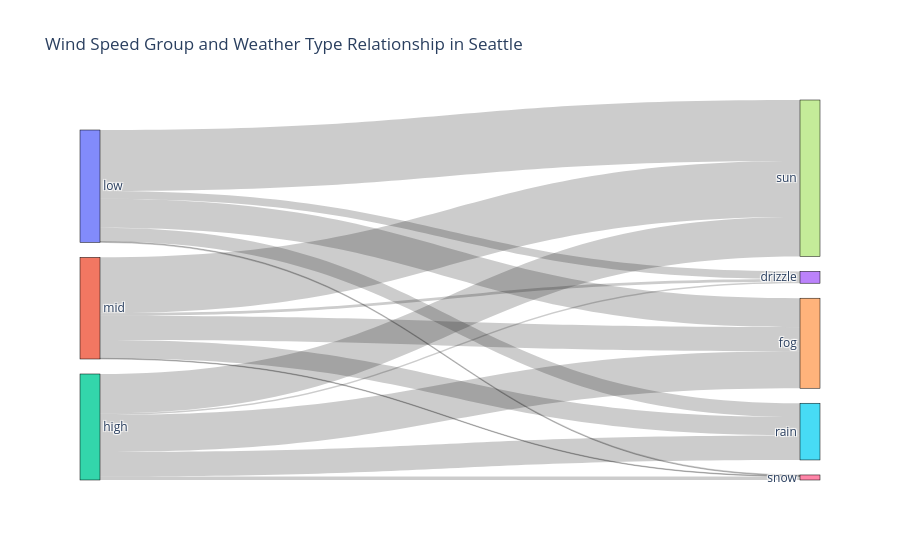

Notebook code for this chart:
### Code cell
# Create label mappings
wind_labels = ['low', 'mid', 'high']
weather_labels = ['drizzle', 'fog', 'rain', 'snow', 'sun']
all_labels = wind_labels + weather_labels

# Create index mappings
wind_to_index = {label: i for i, label in enumerate(wind_labels)}
weather_to_index = {label: i + len(wind_labels) for i, label in enumerate(weather_labels)}

# Create the Sankey diagram
fig = go.Figure(data=[go.Sankey(
    node=dict(
        pad=15,
        thickness=20,
        line=dict(color="black", width=0.5),
        label=all_labels
    ),
    link=dict(
        source=counts['wind_group'].map(wind_to_index),
        target=counts['weather'].map(weather_to_index),
        value=counts['count']
    )
)])

fig.update_layout(title_text="Wind Speed Group and Weather Type Relationship in Seattle")
fig.show()

### Figure 1 — Plotly figure (JSON) as saved in the notebook; plotly's stock layout.template omitted (floating-point values rounded to 4 significant figures)
{"data": [{"link": {"source": [0, 0, 0, 0, 0, 1, 1, 1, 1, 1, 2, 2, 2, 2, 2], "target": [3, 4, 5, 6, 7, 3, 4, 5, 6, 7, 3, 4, 5, 6, 7], "value": [35, 132, 63, 4, 279, 12, 110, 84, 3, 255, 7, 169, 112, 16, 180]}, "node": {"label": ["low", "mid", "high", "drizzle", "fog", "rain", "snow", "sun"], "line": {"color": "black", "width": 0.5}, "pad": 15, "thickness": 20}, "type": "sankey"}], "layout": {"title": {"text": "Wind Speed Group and Weather Type Relationship in Seattle"}}}
